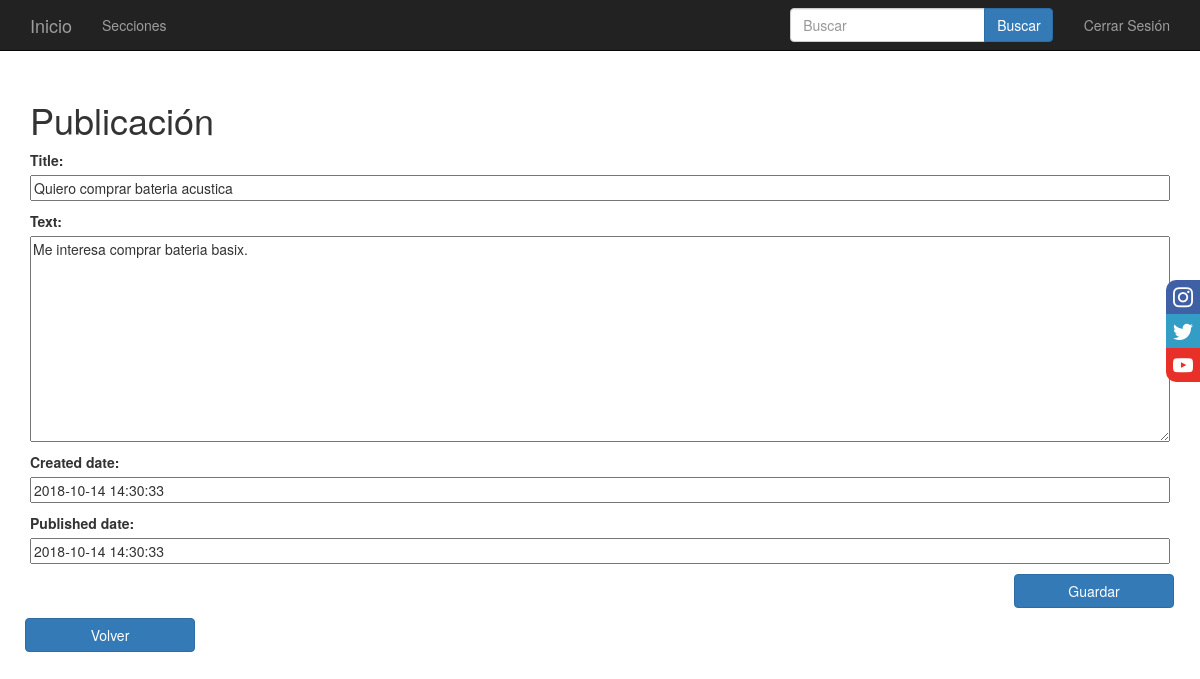
Screenshot of /post/1/edit/ (signed in) with the database file from the repository.
### blog/models.py (models this page shows, shortened)
class Post(models.Model):
    idseccion = models.TextField()
    title = models.CharField(max_length=200)
    text = models.TextField()
    created_date = models.DateTimeField(default=timezone.now)
    published_date = models.DateTimeField(blank=True, null=True)

### blog/views.py (the view)
# urls.py: url(r'^post/(?P<pk>[0-9]+)/edit/$', views.post_edit, name='post_edit'),
@login_required
def post_edit(request, pk):
        post = get_object_or_404(Post, pk=pk)
        if request.method == "POST":
            form = PostForm(request.POST, instance=post)
            if form.is_valid():
                post = form.save(commit=False)
                post.author = request.user
                post.save()
                return redirect('post_detail', pk=post.pk)
        else:
            form = PostForm(instance=post)
        return render(request, 'blog/post_edit.html', {'form': form})

### blog/forms.py
class PostForm(forms.ModelForm):
    class Meta:
        model = Post
        fields = ('title', 'text','created_date','published_date')

### blog/templates/blog/post_edit.html (shortened to what this page needs)
{% extends 'blog/base.html' %}
	{% block content %}
	    <h1 style="margin-top: 100px;">Publicación</h1>
	    <form method="POST" class="post-form" >
	        {{ form.as_p }}
	        <div class="col-md-2 col-md-offset-1" style="margin-left: 85%">
	        	<button class="btn btn-primary btn-block" type="submit" name="guardar" style="left: 300%">Guardar</button>
	        </div>
	    </form>
	    <div class="col-md-10 col-md-offset-1" style="">
            <form method="get" action="/post/">
                <div class="post"  style="margin-top: 10px">
                    <div class="col-md-3 col-md-offset-1" style="margin-left: -250px">
                        <button class="btn btn-primary btn-block" name="nuevapubliacion" >Volver</button>
                    </div>
                </div>
            </form>
        </div>
	{% endblock %}

### blog/static/css/blog.css (style rules this page uses)
body div { margin-left: 120px; margin-top: 0px; }
.post-form textarea, .post-form input { width: 100%; }

### blog/static/css/main.css (style rules this page uses)
html { font-size: 20px; }

### rows the page displays
Post: title "Quiero comprar bateria acustica", text "Me interesa comprar bateria basix.", created_date "2018-10-14 14:30:33", published_date "2018-10-14 14:30:33"
